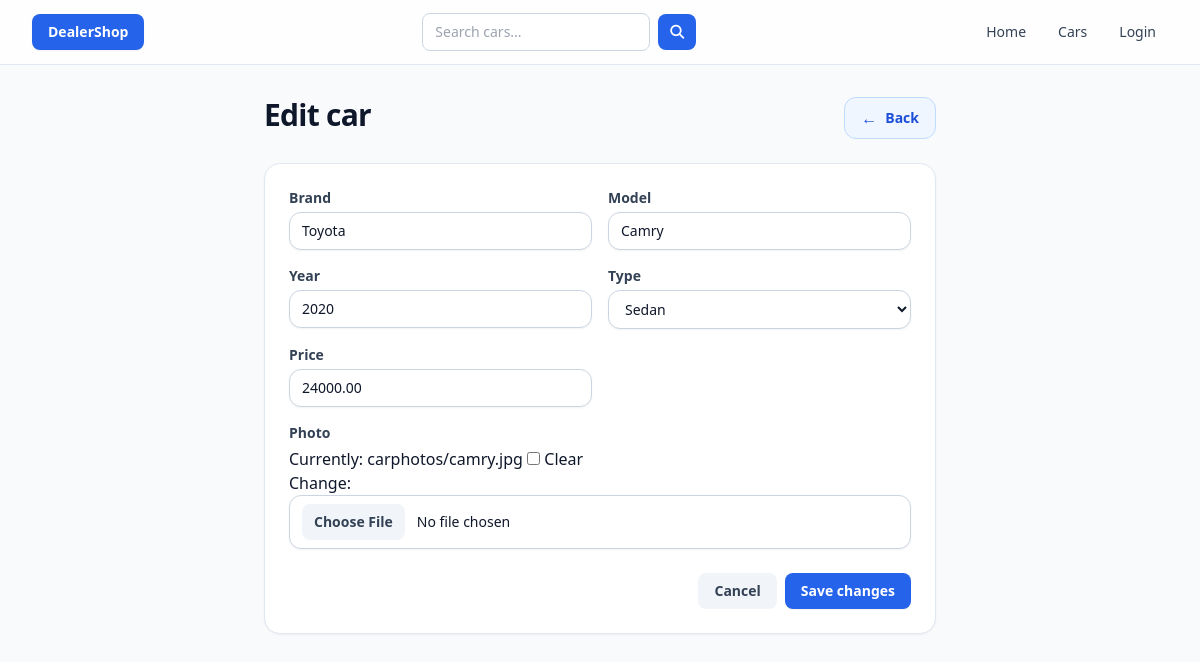
The app's page /cars/edit/1/ with its own data.
### cars/models.py (models this page shows, shortened)
class Car(models.Model):
    TYPES = [
        ('SEDAN', 'Sedan'),
        ('SUV', 'SUV'),
        ('TRUCK', 'Truck'),
        ('COUPE', 'Coupe'),
        ('CONVERTIBLE', 'Convertible'),
    ]
    brand = models.CharField(max_length=100)
    model = models.CharField(max_length=100)
    year = models.IntegerField()
    type = models.CharField(max_length=20, choices=TYPES)
    price = models.DecimalField(max_digits=10, decimal_places=2)
    photo = models.ImageField(upload_to='carphotos/', null=True, blank=True)

### cars/views.py (the view)
# urls.py: path('edit/<int:car_id>/', cars.views.editCar),
def editCar(request, car_id):
    car = get_object_or_404(Car, id=car_id)
    if request.method == "POST":
        form = CarForm(request.POST, request.FILES, instance=car)
        if form.is_valid():
            car = form.save()
            messages.success(request, "Car updated successfully")
            return redirect(reverse("car_detail", args=[car.id]))
    else:
        form = CarForm(instance=car)
    return render(request, "cars/edit.html", {"form": form, "car": car})

### favorites/context_processor.py (called while the page is built)
def favorites_cars_count(request):
    return { 'fav_count': get_count_of_favorites_cars(request) }

### favorites/favorites.py (called while the page is built)
def get_favorites_cars(request):
    if request.user.is_authenticated:
        return list(Favorite.objects.filter(user=request.user).values_list('car_id', flat=True))
    return request.session.get(FAVORITES_SESSION_KEY, [])

def get_count_of_favorites_cars(request):
    return len(get_favorites_cars(request))

### cars/templates/cars/edit.html
{% extends "layout.html" %}
{% block content %}
<div class="max-w-2xl mx-auto">
    {% include "components/page_header.html" with title="Edit car" back_href="/cars/"|add:car.id|add:"/" back_label="Back" %}
    {% include "components/car_form.html" with form=form cancel_href="/cars/"|add:car.id|add:"/" cancel_label="Cancel" submit_label="Save changes" %}
</div>
{% endblock %}

### cars/templates/components/car_form.html (shortened to what this page needs)
<div class="rounded-2xl border border-slate-200 bg-white shadow-sm">
    <form method="post" enctype="{{ enctype|default:'multipart/form-data' }}" class="p-5 sm:p-6">
        <div class="grid grid-cols-1 sm:grid-cols-2 gap-4">
            {% for field in form %}
            <div class="{% if field.name == 'photo' %}sm:col-span-2{% endif %}">
                <label class="block text-sm font-semibold text-slate-700 mb-1">{{ field.label }}</label>
                {{ field }}
            </div>
            {% endfor %}
        </div>
        <div class="mt-6 flex items-center justify-end gap-2">
            {% if cancel_href %}
            <a href="{{ cancel_href }}"
                class="inline-flex items-center rounded-lg bg-slate-100 px-4 py-2 text-sm font-semibold text-slate-700 hover:bg-slate-200">
                {{ cancel_label|default:"Cancel" }}
            </a>
            {% endif %}
            <button type="submit"
                class="inline-flex items-center rounded-lg bg-blue-600 px-4 py-2 text-sm font-semibold text-white hover:bg-blue-700 shadow-sm">
                {{ submit_label|default:"Save" }}
            </button>
        </div>
    </form>
</div>

### records on screen
Car: form "Toyota" "Camry" "2020" "Sedan" "24000.00"

### other values on screen
{{ title }} "Edit car"
{{ back_label|default:"Back" }} "Back"
{{ field.label }} "Brand" "Model" "Year" "Type" "Price" "Photo"
{{ cancel_label|default:"Cancel" }} "Cancel"
{{ submit_label|default:"Save" }} "Save changes"
